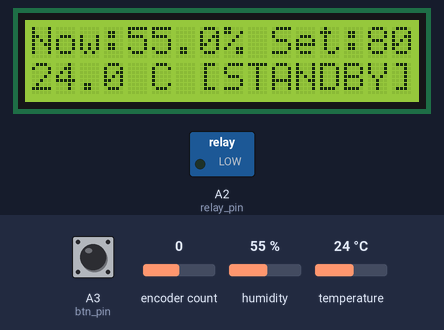
A sketch run on a simulated Arduino Nano, built with avr-gcc and run on an emulated ATmega328P. Shown: 16×2 character LCD, switched loads named in the sketch (green lamp = pin HIGH). The test bench sets the inputs (shaded band); at power-on: humidity 55 %, A3 (btn_pin) HIGH, encoder count 0, temperature 24 °C. What the sketch prints to the serial monitor is not drawn.

Above: at 1.2 s.
1.3 s: humidity set to 79 %
At 3.6 s:
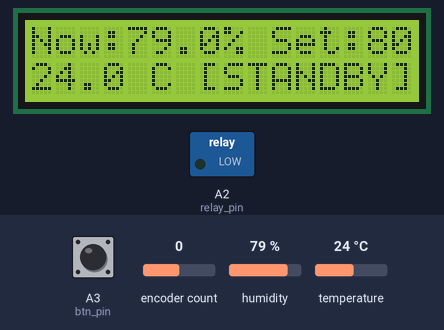
3.9 s: humidity set to 82 %
At 5.1 s:
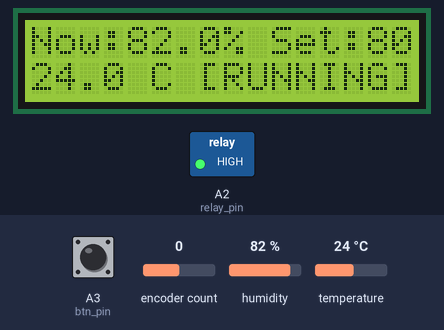
6.1 s: A3 (btn_pin) pulled LOW for 0.15 s
At 7.3 s:
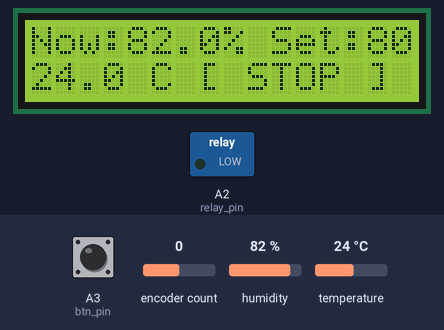
7.7 s: encoder count set to 1
At 8.4 s:
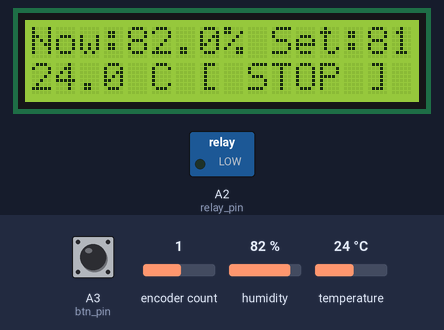
9.2 s: A3 (btn_pin) pulled LOW for 1 s
At 9.7 s:
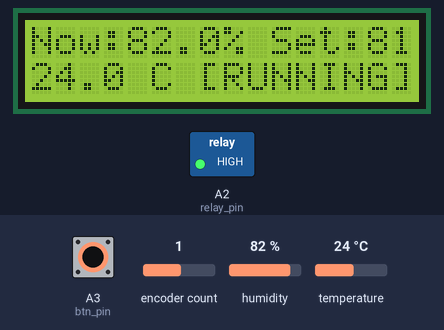
11.7 s: temperature set to 12 °C
At 13.0 s:
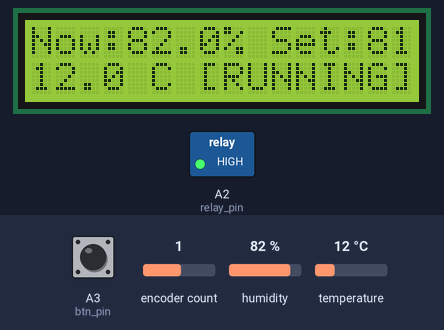
Timing chart, 0 to 14.7 s (numbered marks = the images above; inputs shaded):
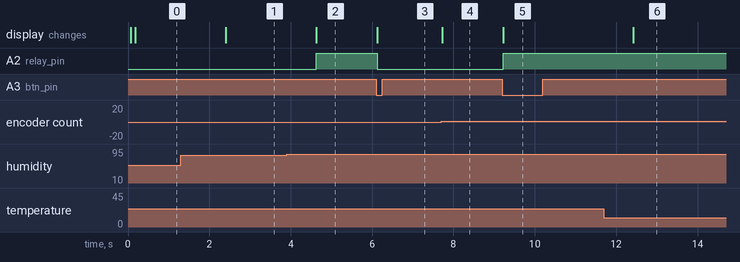

Measured:
- the behaviour switches between 80 and 81 % on humidity (found by bisection; images 1 and 2)
- after the input at 1.3 s, the display: changes after 1.1 s (image 1)
- after the input at 3.9 s, A2 (relay_pin): LOW → HIGH after 0.73 s; the display: changes after 0.73 s (image 2)
- after the input at 6.1 s, A2 (relay_pin): HIGH → LOW at once; the display: changes at once (image 3)
- after the input at 7.7 s, the display: changes at once (image 4)
- after the input at 9.2 s, A2 (relay_pin): LOW → HIGH at once; the display: changes at once (image 5)
- after the input at 11.7 s, the display: changes after 0.72 s (image 6)

The sketch:

Dehumidifier.ino
```cpp
#include <RotaryEncoder.h>
#include "Adafruit_SHTC3.h"
#include <LiquidCrystal_I2C.h>
#include <EasyButton.h>
#include <EEPROM.h>

#define btn_pin A3
#define enc_a_pin A6
#define enc_b_pin A7
#define relay_pin A2
#define update_time 1000

#define ENCODER_CW RotaryEncoder::Direction::CLOCKWISE
#define ENCODER_CCW RotaryEncoder::Direction::COUNTERCLOCKWISE
#define ENCODER_NA RotaryEncoder::Direction::NOROTATION

Adafruit_SHTC3 shtc3 = Adafruit_SHTC3();
LiquidCrystal_I2C lcd(0x27, 16, 2);
RotaryEncoder encoder(enc_a_pin, enc_b_pin);
EasyButton btn(btn_pin);

bool running;
bool off;
int target;
unsigned long time;

void setup()
{
    lcd.init();
    lcd.backlight();
    lcd.clear();
    shtc3.begin();
    btn.begin();
    pinMode(enc_a_pin, INPUT);
    pinMode(enc_b_pin, INPUT);
    pinMode(relay_pin, OUTPUT);
    running = false;
    off = false;
    target = 80;
    time = millis() + update_time; // to read sensors on boot

    //debug
    Serial.begin(9600);
}

void loop()
{
    // read user inputs
    encoder.tick();
    btn.read();

    // handle inputs
    RotaryEncoder::Direction dir = encoder.getDirection();
    if(dir == ENCODER_CW && target < 90)
    {
        target++;
        Serial.println("CW");
    }
    else if(dir == ENCODER_CCW && target > 30)
    {
        target--;
        Serial.println("CCW");
    }

    if(btn.wasPressed())
    {
        off = !off;
        Serial.println("btn");
    }


    // read sensor
    if (millis() - time > update_time)
    {
        sensors_event_t humidity, temp;
        shtc3.getEvent(&humidity, &temp); // populate temp and humidity objects with fresh data
        // print result
        lcd.setCursor(0, 0);
        lcd.print("Now:");
        lcd.print(humidity.relative_humidity, 1);
        lcd.setCursor(0, 1);
        lcd.print(temp.temperature, 1);
        lcd.print(" C ");
        // turn on or off relay
        if(humidity.relative_humidity > target)
            running = true;
        else if(humidity.relative_humidity < target - 1) // leave a margin to avoid frequent on off
            running = false;

        time = millis();
    }
    // print target
    lcd.setCursor(8, 0);
    lcd.print("% Set:");
    lcd.print(target);
    lcd.print("%");

    // print status
    lcd.setCursor(7, 1);
    if (off)
        lcd.print("[ STOP ] ");
    else if (running)
        lcd.print("[RUNNING]");
    else
        lcd.print("[STANDBY]");

    // set relay
    if(!off && running)
        digitalWrite(relay_pin, HIGH);
    else
        digitalWrite(relay_pin, LOW);
}
```
